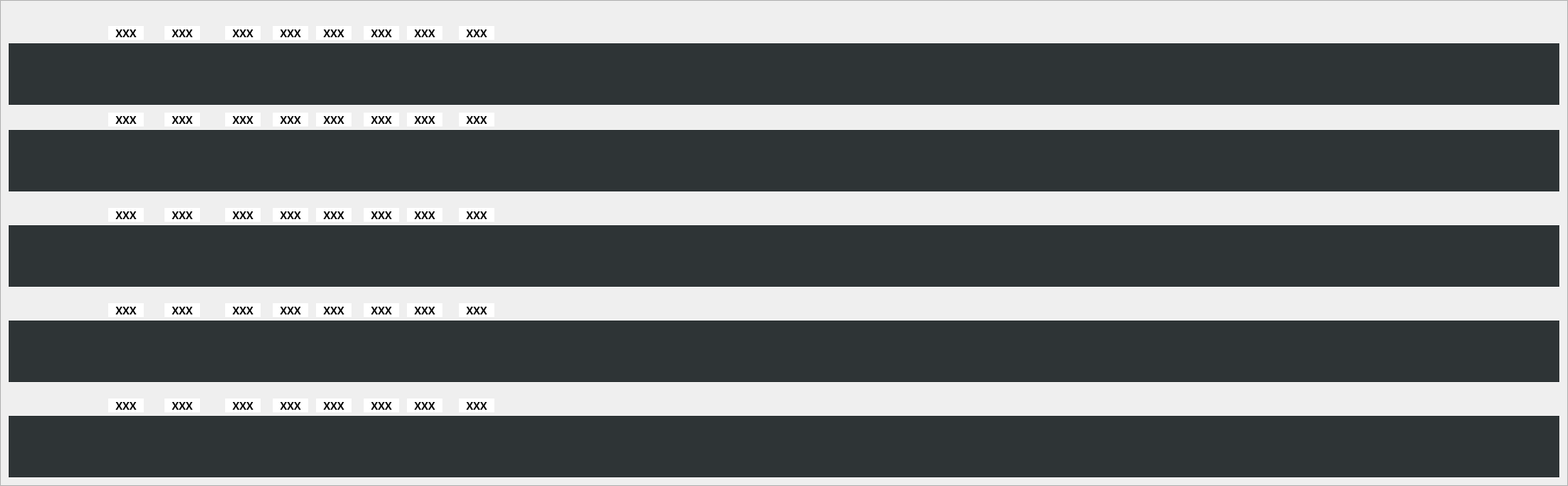
   <widget class="QFrame" name="frame">
    <property name="geometry">
     <rect>
      <x>20</x>
      <y>220</y>
      <width>1811</width>
      <height>561</height>
     </rect>
    </property>
    <property name="frameShape">
     <enum>QFrame::StyledPanel</enum>
    </property>
    <property name="frameShadow">
     <enum>QFrame::Raised</enum>
    </property>
    <widget class="QLabel" name="FramePart6">
     <property name="geometry">
      <rect>
       <x>10</x>
       <y>50</y>
       <width>1791</width>
       <height>71</height>
      </rect>
     </property>
     <property name="styleSheet">
      <string notr="true">background-color: rgb(46, 52, 54);</string>
     </property>
     <property name="text">
      <string/>
     </property>
     <property name="alignment">
      <set>Qt::AlignCenter</set>
     </property>
    </widget>
    <widget class="QLabel" name="FramePart7">
     <property name="geometry">
      <rect>
       <x>10</x>
       <y>150</y>
       <width>1791</width>
       <height>71</height>
      </rect>
     </property>
     <property name="styleSheet">
      <string notr="true">background-color: rgb(46, 52, 54);</string>
     </property>
     <property name="text">
      <string/>
     </property>
     <property name="alignment">
      <set>Qt::AlignCenter</set>
     </property>
    </widget>
    <widget class="QLabel" name="FramePart8">
     <property name="geometry">
      <rect>
       <x>10</x>
       <y>260</y>
       <width>1791</width>
       <height>71</height>
      </rect>
     </property>
     <property name="styleSheet">
      <string notr="true">background-color: rgb(46, 52, 54);</string>
     </property>
     <property name="text">
      <string/>
     </property>
     <property name="alignment">
      <set>Qt::AlignCenter</set>
     </property>
    </widget>
    <widget class="QLabel" name="FramePart9">
     <property name="geometry">
      <rect>
       <x>10</x>
       <y>370</y>
       <width>1791</width>
       <height>71</height>
      </rect>
     </property>
     <property name="styleSheet">
      <string notr="true">background-color: rgb(46, 52, 54);</string>
     </property>
     <property name="text">
      <string/>
     </property>
     <property name="alignment">
      <set>Qt::AlignCenter</set>
     </property>
    </widget>
    <widget class="QLabel" name="FramePart10">
     <property name="geometry">
      <rect>
       <x>10</x>
       <y>480</y>
       <width>1791</width>
       <height>71</height>
      </rect>
     </property>
     <property name="styleSheet">
      <string notr="true">background-color: rgb(46, 52, 54);</string>
     </property>
     <property name="text">
      <string/>
     </property>
     <property name="alignment">
      <set>Qt::AlignCenter</set>
     </property>
    </widget>
    <widget class="QLabel" name="R_A_2">
     <property name="geometry">
      <rect>
       <x>190</x>
       <y>30</y>
       <width>41</width>
       <height>16</height>
      </rect>
     </property>
     <property name="font">
      <font>
       <family>Ubuntu Mono</family>
       <pointsize>9</pointsize>
       <weight>75</weight>
       <bold>true</bold>
      </font>
     </property>
     <property name="styleSheet">
      <string notr="true">background-color: rgb(255, 255, 255);
border-color: rgb(36, 36, 36);</string>
     </property>
     <property name="text">
      <string>XXX</string>
     </property>
     <property name="alignment">
      <set>Qt::AlignCenter</set>
     </property>
    </widget>
    <widget class="QLabel" name="R_A_8">
     <property name="geometry">
      <rect>
       <x>530</x>
       <y>30</y>
       <width>41</width>
       <height>16</height>
      </rect>
     </property>
     <property name="font">
      <font>
       <family>Ubuntu Mono</family>
       <pointsize>9</pointsize>
       <weight>75</weight>
       <bold>true</bold>
      </font>
     </property>
     <property name="styleSheet">
      <string notr="true">background-color: rgb(255, 255, 255);
border-color: rgb(36, 36, 36);</string>
     </property>
     <property name="text">
      <string>XXX</string>
     </property>
     <property name="alignment">
      <set>Qt::AlignCenter</set>
     </property>
    </widget>
    <widget class="QLabel" name="R_A_1">
     <property name="geometry">
      <rect>
       <x>125</x>
       <y>30</y>
       <width>41</width>
       <height>16</height>
      </rect>
     </property>
     <property name="font">
      <font>
       <family>Ubuntu Mono</family>
       <pointsize>9</pointsize>
       <weight>75</weight>
       <bold>true</bold>
      </font>
     </property>
     <property name="styleSheet">
      <string notr="true">background-color: rgb(255, 255, 255);
border-color: rgb(36, 36, 36);</string>
     </property>
     <property name="text">
      <string>XXX</string>
     </property>
     <property name="alignment">
      <set>Qt::AlignCenter</set>
     </property>
    </widget>
    <widget class="QLabel" name="R_A_4">
     <property name="geometry">
      <rect>
       <x>315</x>
       <y>30</y>
       <width>41</width>
       <height>16</height>
      </rect>
     </property>
     <property name="font">
      <font>
       <family>Ubuntu Mono</family>
       <pointsize>9</pointsize>
       <weight>75</weight>
       <bold>true</bold>
      </font>
     </property>
     <property name="styleSheet">
      <string notr="true">background-color: rgb(255, 255, 255);
border-color: rgb(36, 36, 36);</string>
     </property>
     <property name="text">
      <string>XXX</string>
     </property>
     <property name="alignment">
      <set>Qt::AlignCenter</set>
     </property>
    </widget>
    <widget class="QLabel" name="R_A_7">
     <property name="geometry">
      <rect>
       <x>470</x>
       <y>30</y>
       <width>41</width>
       <height>16</height>
      </rect>
     </property>
     <property name="font">
      <font>
       <family>Ubuntu Mono</family>
       <pointsize>9</pointsize>
       <weight>75</weight>
       <bold>true</bold>
      </font>
     </property>
     <property name="styleSheet">
      <string notr="true">background-color: rgb(255, 255, 255);
border-color: rgb(36, 36, 36);</string>
     </property>
     <property name="text">
      <string>XXX</string>
     </property>
     <property name="alignment">
      <set>Qt::AlignCenter</set>
     </property>
    </widget>
    <widget class="QLabel" name="R_A_5">
     <property name="geometry">
      <rect>
       <x>365</x>
       <y>30</y>
       <width>41</width>
       <height>16</height>
      </rect>
     </property>
     <property name="font">
      <font>
       <family>Ubuntu Mono</family>
       <pointsize>9</pointsize>
       <weight>75</weight>
       <bold>true</bold>
      </font>
     </property>
     <property name="styleSheet">
      <string notr="true">background-color: rgb(255, 255, 255);
border-color: rgb(36, 36, 36);</string>
     </property>
     <property name="text">
      <string>XXX</string>
     </property>
     <property name="alignment">
      <set>Qt::AlignCenter</set>
     </property>
    </widget>
    <widget class="QLabel" name="R_A_6">
     <property name="geometry">
      <rect>
       <x>420</x>
       <y>30</y>
       <width>41</width>
       <height>16</height>
      </rect>
     </property>
     <property name="font">
      <font>
       <family>Ubuntu Mono</family>
       <pointsize>9</pointsize>
       <weight>75</weight>
       <bold>true</bold>
      </font>
     </property>
     <property name="styleSheet">
      <string notr="true">background-color: rgb(255, 255, 255);
border-color: rgb(36, 36, 36);</string>
     </property>
     <property name="text">
      <string>XXX</string>
     </property>
     <property name="alignment">
      <set>Qt::AlignCenter</set>
     </property>
    </widget>
    <widget class="QLabel" name="R_A_3">
     <property name="geometry">
      <rect>
       <x>260</x>
       <y>30</y>
       <width>41</width>
       <height>16</height>
      </rect>
     </property>
     <property name="font">
      <font>
       <family>Ubuntu Mono</family>
       <pointsize>9</pointsize>
       <weight>75</weight>
       <bold>true</bold>
      </font>
     </property>
     <property name="styleSheet">
      <string notr="true">background-color: rgb(255, 255, 255);
border-color: rgb(36, 36, 36);</string>
     </property>
     <property name="text">
      <string>XXX</string>
     </property>
     <property name="alignment">
      <set>Qt::AlignCenter</set>
     </property>
    </widget>
    <widget class="QLabel" name="R_E_4">
     <property name="geometry">
      <rect>
       <x>315</x>
       <y>460</y>
       <width>41</width>
       <height>16</height>
      </rect>
     </property>
     <property name="font">
      <font>
       <family>Ubuntu Mono</family>
       <pointsize>9</pointsize>
       <weight>75</weight>
       <bold>true</bold>
      </font>
     </property>
     <property name="styleSheet">
      <string notr="true">background-color: rgb(255, 255, 255);
border-color: rgb(36, 36, 36);</string>
     </property>
     <property name="text">
      <string>XXX</string>
     </property>
     <property name="alignment">
      <set>Qt::AlignCenter</set>
     </property>
    </widget>
    <widget class="QLabel" name="R_B_6">
     <property name="geometry">
      <rect>
       <x>420</x>
       <y>130</y>
       <width>41</width>
       <height>16</height>
      </rect>
     </property>
     <property name="font">
      <font>
       <family>Ubuntu Mono</family>
       <pointsize>9</pointsize>
       <weight>75</weight>
       <bold>true</bold>
      </font>
     </property>
     <property name="styleSheet">
      <string notr="true">background-color: rgb(255, 255, 255);
border-color: rgb(36, 36, 36);</string>
     </property>
     <property name="text">
      <string>XXX</string>
     </property>
     <property name="alignment">
      <set>Qt::AlignCenter</set>
     </property>
    </widget>
    <widget class="QLabel" name="R_D_6">
     <property name="geometry">
      <rect>
       <x>420</x>
       <y>350</y>
       <width>41</width>
       <height>16</height>
      </rect>
     </property>
     <property name="font">
      <font>
       <family>Ubuntu Mono</family>
       <pointsize>9</pointsize>
       <weight>75</weight>
       <bold>true</bold>
      </font>
     </property>
     <property name="styleSheet">
      <string notr="true">background-color: rgb(255, 255, 255);
border-color: rgb(36, 36, 36);</string>
     </property>
     <property name="text">
      <string>XXX</string>
     </property>
     <property name="alignment">
      <set>Qt::AlignCenter</set>
     </property>
    </widget>
    <widget class="QLabel" name="R_B_3">
     <property name="geometry">
      <rect>
       <x>260</x>
       <y>130</y>
       <width>41</width>
       <height>16</height>
      </rect>
     </property>
     <property name="font">
      <font>
       <family>Ubuntu Mono</family>
       <pointsize>9</pointsize>
       <weight>75</weight>
       <bold>true</bold>
      </font>
     </property>
     <property name="styleSheet">
      <string notr="true">background-color: rgb(255, 255, 255);
border-color: rgb(36, 36, 36);</string>
     </property>
     <property name="text">
      <string>XXX</string>
     </property>
     <property name="alignment">
      <set>Qt::AlignCenter</set>
     </property>
    </widget>
    <widget class="QLabel" name="R_C_4">
     <property name="geometry">
      <rect>
       <x>315</x>
       <y>240</y>
       <width>41</width>
       <height>16</height>
      </rect>
     </property>
     <property name="font">
      <font>
       <family>Ubuntu Mono</family>
       <pointsize>9</pointsize>
       <weight>75</weight>
       <bold>true</bold>
      </font>
     </property>
     <property name="styleSheet">
      <string notr="true">background-color: rgb(255, 255, 255);
border-color: rgb(36, 36, 36);</string>
     </property>
     <property name="text">
      <string>XXX</string>
     </property>
     <property name="alignment">
      <set>Qt::AlignCenter</set>
     </property>
    </widget>
    <widget class="QLabel" name="R_E_8">
     <property name="geometry">
      <rect>
       <x>530</x>
       <y>460</y>
       <width>41</width>
       <height>16</height>
      </rect>
     </property>
     <property name="font">
      <font>
       <family>Ubuntu Mono</family>
       <pointsize>9</pointsize>
       <weight>75</weight>
       <bold>true</bold>
      </font>
     </property>
     <property name="styleSheet">
      <string notr="true">background-color: rgb(255, 255, 255);
border-color: rgb(36, 36, 36);</string>
     </property>
     <property name="text">
      <string>XXX</string>
     </property>
     <property name="alignment">
      <set>Qt::AlignCenter</set>
     </property>
    </widget>
    <widget class="QLabel" name="R_C_1">
     <property name="geometry">
      <rect>
       <x>125</x>
       <y>240</y>
       <width>41</width>
       <height>16</height>
      </rect>
     </property>
     <property name="font">
      <font>
       <family>Ubuntu Mono</family>
       <pointsize>9</pointsize>
       <weight>75</weight>
       <bold>true</bold>
      </font>
     </property>
     <property name="styleSheet">
      <string notr="true">background-color: rgb(255, 255, 255);
border-color: rgb(36, 36, 36);</string>
     </property>
     <property name="text">
      <string>XXX</string>
     </property>
     <property name="alignment">
      <set>Qt::AlignCenter</set>
     </property>
    </widget>
    <widget class="QLabel" name="R_E_3">
     <property name="geometry">
      <rect>
       <x>260</x>
       <y>460</y>
       <width>41</width>
       <height>16</height>
      </rect>
     </property>
     <property name="font">
      <font>
       <family>Ubuntu Mono</family>
       <pointsize>9</pointsize>
       <weight>75</weight>
       <bold>true</bold>
      </font>
     </property>
     <property name="styleSheet">
      <string notr="true">background-color: rgb(255, 255, 255);
border-color: rgb(36, 36, 36);</string>
     </property>
     <property name="text">
      <string>XXX</string>
     </property>
     <property name="alignment">
      <set>Qt::AlignCenter</set>
     </property>
    </widget>
    <widget class="QLabel" name="R_B_4">
     <property name="geometry">
      <rect>
       <x>315</x>
       <y>130</y>
       <width>41</width>
       <height>16</height>
      </rect>
     </property>
     <property name="font">
      <font>
       <family>Ubuntu Mono</family>
       <pointsize>9</pointsize>
       <weight>75</weight>
       <bold>true</bold>
      </font>
     </property>
     <property name="styleSheet">
      <string notr="true">background-color: rgb(255, 255, 255);
border-color: rgb(36, 36, 36);</string>
     </property>
     <property name="text">
      <string>XXX</string>
     </property>
     <property name="alignment">
      <set>Qt::AlignCenter</set>
     </property>
    </widget>
    <widget class="QLabel" name="R_D_1">
     <property name="geometry">
      <rect>
       <x>125</x>
       <y>350</y>
       <width>41</width>
       <height>16</height>
      </rect>
     </property>
     <property name="font">
      <font>
       <family>Ubuntu Mono</family>
       <pointsize>9</pointsize>
       <weight>75</weight>
       <bold>true</bold>
      </font>
     </property>
     <property name="styleSheet">
      <string notr="true">background-color: rgb(255, 255, 255);
border-color: rgb(36, 36, 36);</string>
     </property>
     <property name="text">
      <string>XXX</string>
     </property>
     <property name="alignment">
      <set>Qt::AlignCenter</set>
     </property>
    </widget>
    <widget class="QLabel" name="R_D_7">
     <property name="geometry">
      <rect>
       <x>470</x>
       <y>350</y>
       <width>41</width>
       <height>16</height>
      </rect>
     </property>
     <property name="font">
      <font>
       <family>Ubuntu Mono</family>
       <pointsize>9</pointsize>
       <weight>75</weight>
       <bold>true</bold>
      </font>
     </property>
     <property name="styleSheet">
      <string notr="true">background-color: rgb(255, 255, 255);
border-color: rgb(36, 36, 36);</string>
     </property>
     <property name="text">
      <string>XXX</string>
     </property>
     <property name="alignment">
      <set>Qt::AlignCenter</set>
     </property>
    </widget>
    <widget class="QLabel" name="R_B_7">
     <property name="geometry">
      <rect>
       <x>470</x>
       <y>130</y>
       <width>41</width>
       <height>16</height>
      </rect>
     </property>
     <property name="font">
      <font>
       <family>Ubuntu Mono</family>
       <pointsize>9</pointsize>
       <weight>75</weight>
       <bold>true</bold>
      </font>
     </property>
     <property name="styleSheet">
      <string notr="true">background-color: rgb(255, 255, 255);
border-color: rgb(36, 36, 36);</string>
     </property>
     <property name="text">
      <string>XXX</string>
     </property>
     <property name="alignment">
      <set>Qt::AlignCenter</set>
     </property>
    </widget>
    <widget class="QLabel" name="R_C_5">
     <property name="geometry">
      <rect>
       <x>365</x>
       <y>240</y>
       <width>41</width>
       <height>16</height>
      </rect>
     </property>
     <property name="font">
      <font>
       <family>Ubuntu Mono</family>
       <pointsize>9</pointsize>
       <weight>75</weight>
       <bold>true</bold>
      </font>
     </property>
     <property name="styleSheet">
      <string notr="true">background-color: rgb(255, 255, 255);
border-color: rgb(36, 36, 36);</string>
     </property>
     <property name="text">
      <string>XXX</string>
     </property>
     <property name="alignment">
      <set>Qt::AlignCenter</set>
     </property>
    </widget>
    <widget class="QLabel" name="R_B_1">
     <property name="geometry">
      <rect>
       <x>125</x>
       <y>130</y>
       <width>41</width>
       <height>16</height>
      </rect>
     </property>
     <property name="font">
      <font>
       <family>Ubuntu Mono</family>
       <pointsize>9</pointsize>
       <weight>75</weight>
       <bold>true</bold>
      </font>
     </property>
     <property name="styleSheet">
      <string notr="true">background-color: rgb(255, 255, 255);
border-color: rgb(36, 36, 36);</string>
     </property>
     <property name="text">
      <string>XXX</string>
     </property>
     <property name="alignment">
      <set>Qt::AlignCenter</set>
     </property>
    </widget>
    <widget class="QLabel" name="R_C_3">
     <property name="geometry">
      <rect>
       <x>260</x>
       <y>240</y>
       <width>41</width>
       <height>16</height>
      </rect>
     </property>
     <property name="font">
      <font>
       <family>Ubuntu Mono</family>
       <pointsize>9</pointsize>
       <weight>75</weight>
       <bold>true</bold>
      </font>
     </property>
     <property name="styleSheet">
      <string notr="true">background-color: rgb(255, 255, 255);
border-color: rgb(36, 36, 36);</string>
     </property>
     <property name="text">
      <string>XXX</string>
     </property>
     <property name="alignment">
      <set>Qt::AlignCenter</set>
     </property>
    </widget>
    <widget class="QLabel" name="R_E_6">
     <property name="geometry">
      <rect>
       <x>420</x>
       <y>460</y>
       <width>41</width>
       <height>16</height>
      </rect>
     </property>
     <property name="font">
      <font>
       <family>Ubuntu Mono</family>
       <pointsize>9</pointsize>
       <weight>75</weight>
       <bold>true</bold>
      </font>
     </property>
     <property name="styleSheet">
      <string notr="true">background-color: rgb(255, 255, 255);
border-color: rgb(36, 36, 36);</string>
     </property>
     <property name="text">
      <string>XXX</string>
     </property>
     <property name="alignment">
      <set>Qt::AlignCenter</set>
     </property>
    </widget>
    <widget class="QLabel" name="R_C_2">
     <property name="geometry">
      <rect>
       <x>190</x>
       <y>240</y>
       <width>41</width>
       <height>16</height>
      </rect>
     </property>
     <property name="font">
      <font>
       <family>Ubuntu Mono</family>
       <pointsize>9</pointsize>
       <weight>75</weight>
       <bold>true</bold>
      </font>
     </property>
     <property name="styleSheet">
      <string notr="true">background-color: rgb(255, 255, 255);
border-color: rgb(36, 36, 36);</string>
     </property>
     <property name="text">
      <string>XXX</string>
     </property>
     <property name="alignment">
      <set>Qt::AlignCenter</set>
     </property>
    </widget>
    <widget class="QLabel" name="R_C_8">
     <property name="geometry">
      <rect>
       <x>530</x>
       <y>240</y>
       <width>41</width>
       <height>16</height>
      </rect>
     </property>
     <property name="font">
      <font>
       <family>Ubuntu Mono</family>
       <pointsize>9</pointsize>
       <weight>75</weight>
       <bold>true</bold>
      </font>
     </property>
     <property name="styleSheet">
      <string notr="true">background-color: rgb(255, 255, 255);
border-color: rgb(36, 36, 36);</string>
     </property>
     <property name="text">
      <string>XXX</string>
     </property>
     <property name="alignment">
      <set>Qt::AlignCenter</set>
     </property>
    </widget>
    <widget class="QLabel" name="R_C_6">
     <property name="geometry">
      <rect>
       <x>420</x>
       <y>240</y>
       <width>41</width>
       <height>16</height>
      </rect>
     </property>
     <property name="font">
      <font>
       <family>Ubuntu Mono</family>
       <pointsize>9</pointsize>
       <weight>75</weight>
       <bold>true</bold>
      </font>
     </property>
     <property name="styleSheet">
      <string notr="true">background-color: rgb(255, 255, 255);
border-color: rgb(36, 36, 36);</string>
     </property>
     <property name="text">
      <string>XXX</string>
     </property>
     <property name="alignment">
      <set>Qt::AlignCenter</set>
     </property>
    </widget>
    <widget class="QLabel" name="R_D_3">
     <property name="geometry">
      <rect>
       <x>260</x>
       <y>350</y>
       <width>41</width>
       <height>16</height>
      </rect>
     </property>
     <property name="font">
      <font>
       <family>Ubuntu Mono</family>
       <pointsize>9</pointsize>
       <weight>75</weight>
       <bold>true</bold>
      </font>
     </property>
     <property name="styleSheet">
      <string notr="true">background-color: rgb(255, 255, 255);
border-color: rgb(36, 36, 36);</string>
     </property>
     <property name="text">
      <string>XXX</string>
     </property>
     <property name="alignment">
      <set>Qt::AlignCenter</set>
     </property>
    </widget>
    <widget class="QLabel" name="R_D_4">
     <property name="geometry">
      <rect>
       <x>315</x>
       <y>350</y>
       <width>41</width>
       <height>16</height>
      </rect>
     </property>
     <property name="font">
      <font>
       <family>Ubuntu Mono</family>
       <pointsize>9</pointsize>
       <weight>75</weight>
       <bold>true</bold>
      </font>
     </property>
     <property name="styleSheet">
      <string notr="true">background-color: rgb(255, 255, 255);
border-color: rgb(36, 36, 36);</string>
     </property>
     <property name="text">
      <string>XXX</string>
     </property>
     <property name="alignment">
      <set>Qt::AlignCenter</set>
     </property>
    </widget>
    <widget class="QLabel" name="R_B_2">
     <property name="geometry">
      <rect>
       <x>190</x>
       <y>130</y>
       <width>41</width>
       <height>16</height>
      </rect>
     </property>
     <property name="font">
      <font>
       <family>Ubuntu Mono</family>
       <pointsize>9</pointsize>
       <weight>75</weight>
       <bold>true</bold>
      </font>
     </property>
     <property name="styleSheet">
      <string notr="true">background-color: rgb(255, 255, 255);
border-color: rgb(36, 36, 36);</string>
     </property>
     <property name="text">
      <string>XXX</string>
     </property>
     <property name="alignment">
      <set>Qt::AlignCenter</set>
     </property>
    </widget>
    <widget class="QLabel" name="R_B_5">
     <property name="geometry">
      <rect>
       <x>365</x>
       <y>130</y>
       <width>41</width>
       <height>16</height>
      </rect>
     </property>
     <property name="font">
      <font>
       <family>Ubuntu Mono</family>
       <pointsize>9</pointsize>
       <weight>75</weight>
       <bold>true</bold>
      </font>
     </property>
     <property name="styleSheet">
      <string notr="true">background-color: rgb(255, 255, 255);
border-color: rgb(36, 36, 36);</string>
     </property>
     <property name="text">
      <string>XXX</string>
     </property>
     <property name="alignment">
      <set>Qt::AlignCenter</set>
     </property>
    </widget>
    <widget class="QLabel" name="R_E_1">
     <property name="geometry">
      <rect>
       <x>125</x>
       <y>460</y>
       <width>41</width>
       <height>16</height>
      </rect>
     </property>
     <property name="font">
      <font>
       <family>Ubuntu Mono</family>
       <pointsize>9</pointsize>
       <weight>75</weight>
       <bold>true</bold>
      </font>
     </property>
     <property name="styleSheet">
      <string notr="true">background-color: rgb(255, 255, 255);
border-color: rgb(36, 36, 36);</string>
     </property>
     <property name="text">
      <string>XXX</string>
     </property>
     <property name="alignment">
      <set>Qt::AlignCenter</set>
     </property>
    </widget>
    <widget class="QLabel" name="R_E_7">
     <property name="geometry">
      <rect>
       <x>470</x>
       <y>460</y>
       <width>41</width>
       <height>16</height>
      </rect>
     </property>
     <property name="font">
      <font>
       <family>Ubuntu Mono</family>
       <pointsize>9</pointsize>
       <weight>75</weight>
       <bold>true</bold>
      </font>
     </property>
     <property name="styleSheet">
      <string notr="true">background-color: rgb(255, 255, 255);
border-color: rgb(36, 36, 36);</string>
     </property>
     <property name="text">
      <string>XXX</string>
     </property>
     <property name="alignment">
      <set>Qt::AlignCenter</set>
     </property>
    </widget>
    <widget class="QLabel" name="R_D_2">
     <property name="geometry">
      <rect>
       <x>190</x>
       <y>350</y>
       <width>41</width>
       <height>16</height>
      </rect>
     </property>
     <property name="font">
      <font>
       <family>Ubuntu Mono</family>
       <pointsize>9</pointsize>
       <weight>75</weight>
       <bold>true</bold>
      </font>
     </property>
     <property name="styleSheet">
      <string notr="true">background-color: rgb(255, 255, 255);
border-color: rgb(36, 36, 36);</string>
     </property>
     <property name="text">
      <string>XXX</string>
     </property>
     <property name="alignment">
      <set>Qt::AlignCenter</set>
     </property>
    </widget>
    <widget class="QLabel" name="R_D_5">
     <property name="geometry">
      <rect>
       <x>365</x>
       <y>350</y>
       <width>41</width>
       <height>16</height>
      </rect>
     </property>
     <property name="font">
      <font>
       <family>Ubuntu Mono</family>
       <pointsize>9</pointsize>
       <weight>75</weight>
       <bold>true</bold>
      </font>
     </property>
     <property name="styleSheet">
      <string notr="true">background-color: rgb(255, 255, 255);
border-color: rgb(36, 36, 36);</string>
     </property>
     <property name="text">
      <string>XXX</string>
     </property>
     <property name="alignment">
      <set>Qt::AlignCenter</set>
     </property>
    </widget>
    <widget class="QLabel" name="R_C_7">
     <property name="geometry">
      <rect>
       <x>470</x>
       <y>240</y>
       <width>41</width>
       <height>16</height>
      </rect>
     </property>
     <property name="font">
      <font>
       <family>Ubuntu Mono</family>
       <pointsize>9</pointsize>
       <weight>75</weight>
       <bold>true</bold>
      </font>
     </property>
     <property name="styleSheet">
      <string notr="true">background-color: rgb(255, 255, 255);
border-color: rgb(36, 36, 36);</string>
     </property>
     <property name="text">
      <string>XXX</string>
     </property>
     <property name="alignment">
      <set>Qt::AlignCenter</set>
     </property>
    </widget>
    <widget class="QLabel" name="R_E_5">
     <property name="geometry">
      <rect>
       <x>365</x>
       <y>460</y>
       <width>41</width>
       <height>16</height>
      </rect>
     </property>
     <property name="font">
      <font>
       <family>Ubuntu Mono</family>
       <pointsize>9</pointsize>
       <weight>75</weight>
       <bold>true</bold>
      </font>
     </property>
     <property name="styleSheet">
      <string notr="true">background-color: rgb(255, 255, 255);
border-color: rgb(36, 36, 36);</string>
     </property>
     <property name="text">
      <string>XXX</string>
     </property>
     <property name="alignment">
      <set>Qt::AlignCenter</set>
     </property>
    </widget>
    <widget class="QLabel" name="R_D_8">
     <property name="geometry">
      <rect>
       <x>530</x>
       <y>350</y>
       <width>41</width>
       <height>16</height>
      </rect>
     </property>
     <property name="font">
      <font>
       <family>Ubuntu Mono</family>
       <pointsize>9</pointsize>
       <weight>75</weight>
       <bold>true</bold>
      </font>
     </property>
     <property name="styleSheet">
      <string notr="true">background-color: rgb(255, 255, 255);
border-color: rgb(36, 36, 36);</string>
     </property>
     <property name="text">
      <string>XXX</string>
     </property>
     <property name="alignment">
      <set>Qt::AlignCenter</set>
     </property>
    </widget>
    <widget class="QLabel" name="R_E_2">
     <property name="geometry">
      <rect>
       <x>190</x>
       <y>460</y>
       <width>41</width>
       <height>16</height>
      </rect>
     </property>
     <property name="font">
      <font>
       <family>Ubuntu Mono</family>
       <pointsize>9</pointsize>
       <weight>75</weight>
       <bold>true</bold>
      </font>
     </property>
     <property name="styleSheet">
      <string notr="true">background-color: rgb(255, 255, 255);
border-color: rgb(36, 36, 36);</string>
     </property>
     <property name="text">
      <string>XXX</string>
     </property>
     <property name="alignment">
      <set>Qt::AlignCenter</set>
     </property>
    </widget>
    <widget class="QLabel" name="R_B_8">
     <property name="geometry">
      <rect>
       <x>530</x>
       <y>130</y>
       <width>41</width>
       <height>16</height>
      </rect>
     </property>
     <property name="font">
      <font>
       <family>Ubuntu Mono</family>
       <pointsize>9</pointsize>
       <weight>75</weight>
       <bold>true</bold>
      </font>
     </property>
     <property name="styleSheet">
      <string notr="true">background-color: rgb(255, 255, 255);
border-color: rgb(36, 36, 36);</string>
     </property>
     <property name="text">
      <string>XXX</string>
     </property>
     <property name="alignment">
      <set>Qt::AlignCenter</set>
     </property>
    </widget>
   </widget>
